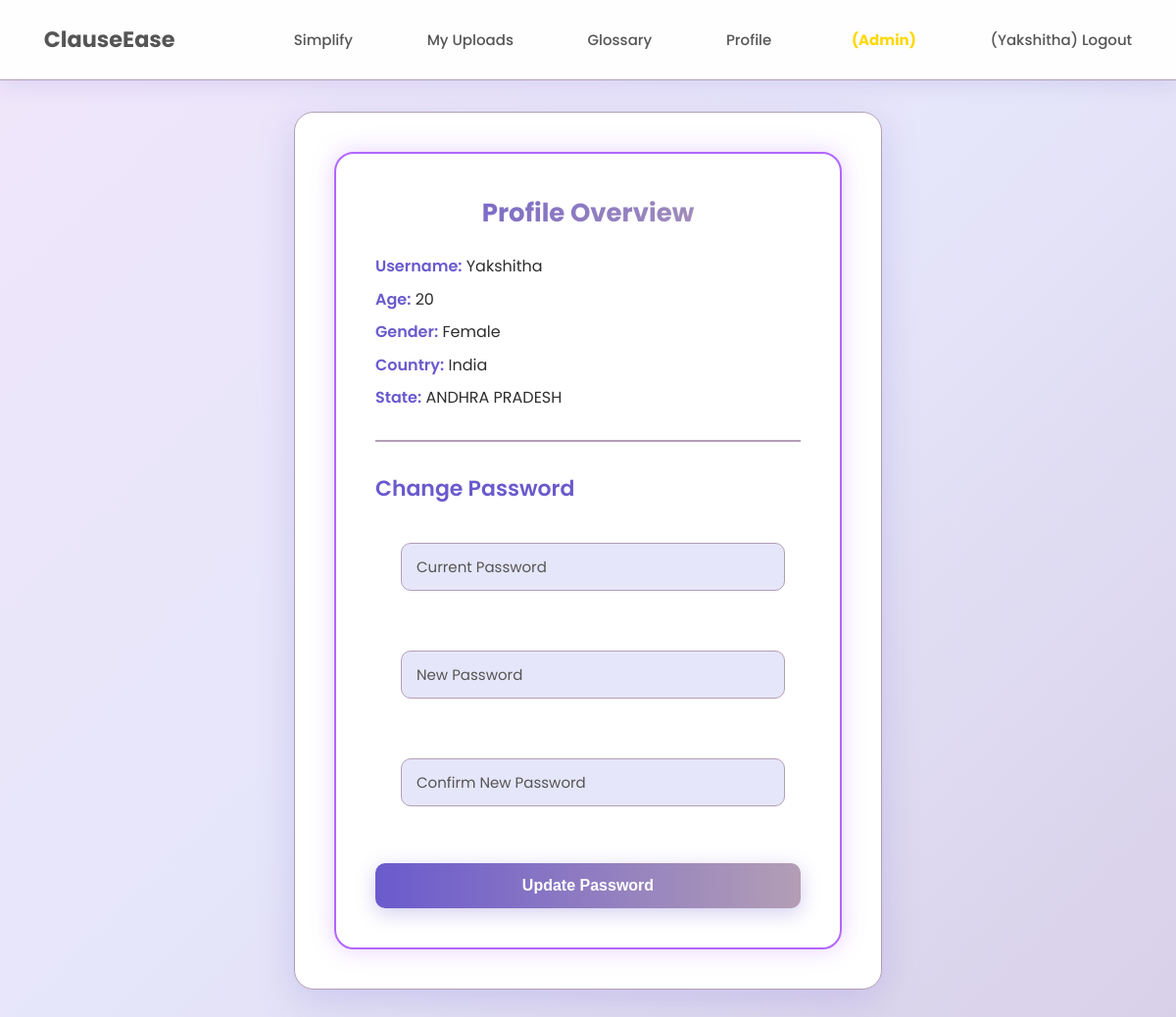
The page /profile (signed in) on the database its author committed.
### app.py (models this page shows)
class User(db.Model):
    id = db.Column(db.Integer, primary_key=True)
    username = db.Column(db.String(150), unique=True, nullable=False)
    email = db.Column(db.String(150), unique=True, nullable=False)
    age = db.Column(db.Integer, nullable=False)
    gender = db.Column(db.String(20), nullable=False)
    country = db.Column(db.String(100), nullable=False)
    state = db.Column(db.String(100), nullable=False)
    password = db.Column(db.String(150), nullable=False)
    is_admin = db.Column(db.Boolean, default=False)  # ✅ NEW
    uploads = db.relationship("Upload", backref="user", lazy=True)

### app.py (the view)
@app.route("/profile")
def profile():
    if "user_id" not in session:
        return redirect(url_for("login"))
    user = User.query.get(session["user_id"])
    return render_template("profile.html", user=user)

### templates/profile.html (shortened to what this page needs)
{% extends "base.html" %}
{% block content %}
<div class="profile-container">
    <div class="profile-card">
        <h1> Profile Overview</h1>
        <div class="profile-info">
            <p><strong>Username:</strong> {{ user.username }}</p>
            <p><strong>Age:</strong> {{ user.age }}</p>
            <p><strong>Gender:</strong> {{ user.gender }}</p>
            <p><strong>Country:</strong> {{ user.country }}</p>
            <p><strong>State:</strong> {{ user.state }}</p>
        </div>
        <hr>
        <h2> Change Password</h2>
        <form method="POST" action="{{ url_for('change_password') }}" class="password-form">
            <div class="input-group">
                <input type="password" name="current_password" placeholder="Current Password" required>
            </div>
            <div class="input-group">
                <input type="password" name="new_password" id="new_password" placeholder="New Password" required>
            </div>
            <div class="input-group">
                <input type="password" name="confirm_password" id="confirm_password" placeholder="Confirm New Password" required>
            </div>
            <button type="submit" class="update-btn">Update Password</button>
        </form>
    </div>
</div>
{% endblock %}

### templates/base.html (shortened to what this page needs)
<!DOCTYPE html>
<html lang="en">
<head>
    <link rel="stylesheet" href="{{ url_for('static', filename='style.css') }}">
</head>
<body>
<nav style="display:flex;justify-content:space-between;align-items:center;padding:10px 16px;">
    <div class="nav-left">
        <a href="{{ url_for('home') }}" class="brand"
           style="font-weight:700; font-size:1.4rem; text-decoration:none;">
           ClauseEase
        </a>
    </div>
    <div class="nav-right" style="display:flex;gap:18px;align-items:center;">
        <a href="{{ url_for('simplify') }}">Simplify</a>
        <a href="{{ url_for('uploads') }}">My Uploads</a>
        <a href="{{ url_for('glossary') }}">Glossary</a>
        <a href="{{ url_for('profile') }}">Profile</a>
        {% if session.get('is_admin') %}
            <a href="{{ url_for('admin_dashboard') }}" style="color:#e67e22;font-weight:bold;"><span style="color:gold;font-weight:700;margin-left:6px;">(Admin)</span></a>
        {% endif %}
        {% if session.get('username') %}
            <a href="{{ url_for('logout') }}" class="nav-logout">
                (<span>{{ session.get('username') }}</span>) Logout
            </a>
        {% else %}
            <a href="{{ url_for('login') }}">Login</a> |
            <a href="{{ url_for('register') }}">Register</a>
        {% endif %}
    </div>
</nav>
<div class="content">
    {% block content %}{% endblock %}
</div>
</body>
</html>

### static/style.css (style rules this page uses)
:root { --light-lavender: #E6E6FA; --medium-lavender: #B39EB5; --dark-lavender: #6A5ACD; --white: #FFFFFF; --text-dark: #2E2E2E; --text-light: #555555; --success: #2ECC71; --error: #DC3545; }
* { margin: 0; padding: 0; box-sizing: border-box; }
body { margin: 0; font-family: 'Poppins', sans-serif; background: linear-gradient(135deg, #F0E6FA 0%, #E6E6FA 50%, #D8D0E8 100%); color: var(--text-dark); line-height: 1.6; overflow-x: hidden; position: relative; min-height: 100vh; }
body::before { content: ''; position: fixed; width: 600px; height: 600px; background: radial-gradient(circle, rgba(106, 90, 205, 0.2) 0%, rgba(179, 158, 181, 0.1) 25%, transparent 70%); border-radius: 50%; pointer-events: none; transform: translate(-50%, -50%); transition: opacity 0.3s ease; opacity: 0; z-index: 1; left: var(--mouse-x, 50%); top: var(--mouse-y, 50%); }
nav { background: rgba(255, 255, 255, 0.95); backdrop-filter: blur(10px); padding: 1.2rem 3rem; box-shadow: 0 4px 20px rgba(106, 90, 205, 0.15); position: sticky; top: 0; z-index: 1000; border-bottom: 1px solid var(--medium-lavender); }
nav a { color: var(--text-light); text-decoration: none; padding: 0.8rem 1.5rem; margin: 0 0.3rem; border-radius: 10px; transition: all 0.3s ease; display: inline-block; font-weight: 500; position: relative; font-size: 15px; }
nav a::after { content: ''; position: absolute; bottom: 5px; left: 50%; width: 0; height: 2px; background: var(--dark-lavender); transform: translateX(-50%); transition: width 0.3s ease; }
.content { max-width: 1400px; margin: 2rem auto; padding: 0 2rem; position: relative; z-index: 2; }
.input-group { display: flex; align-items: center; background: var(--light-lavender); border-radius: 10px; padding: 12px 15px; margin-bottom: 15px; border: 1px solid var(--medium-lavender); transition: border 0.3s ease, background 0.3s ease; }
.input-group input { width: 100%; border: none; outline: none; background: transparent; color: var(--text-dark); font-size: 16px; }
.input-group input::placeholder { color: var(--text-light); }
.profile-container { background: var(--white); border: 1px solid var(--medium-lavender); backdrop-filter: blur(15px); border-radius: 20px; padding: 40px; max-width: 600px; margin: 0 auto; box-shadow: 0 10px 40px rgba(106, 90, 205, 0.2); transition: all 0.3s ease; }
.profile-container h1 { font-size: 32px; color: var(--dark-lavender); margin-bottom: 25px; font-weight: 700; text-align: center; background: linear-gradient(135deg, var(--dark-lavender), var(--medium-lavender)); -webkit-background-clip: text; -webkit-text-fill-color: transparent; background-clip: text; }
.profile-container h2 { font-size: 22px; color: var(--dark-lavender); margin-bottom: 20px; margin-top: 10px; font-weight: 600; }
.profile-container p { color: var(--text-dark); font-size: 16px; margin-bottom: 20px; }
.profile-container strong { color: var(--dark-lavender); font-weight: 600; }
.profile-container hr { border: none; border-top: 2px solid var(--medium-lavender); margin: 30px 0; }
.profile-container form { margin-top: 25px; }
.profile-container input[type="password"] { width: 100%; padding: 12px 15px; background: var(--light-lavender); border: 1px solid var(--medium-lavender); border-radius: 10px; color: var(--text-dark); font-size: 15px; margin-bottom: 20px; font-family: 'Poppins', sans-serif; transition: all 0.3s ease; }
.profile-container input[type="password"]::placeholder { color: var(--text-light); }
.profile-container button { width: 100%; padding: 14px; background: linear-gradient(90deg, var(--dark-lavender), var(--medium-lavender)); color: var(--white); border: none; border-radius: 10px; font-size: 16px; font-weight: 600; cursor: pointer; transition: all 0.3s ease; box-shadow: 0 5px 20px rgba(106, 90, 205, 0.3); margin-top: 10px; }

### rows shown on the page
User: get "Yakshitha", username "Yakshitha", age "20", gender "Female", country "India", state "ANDHRA PRADESH"
